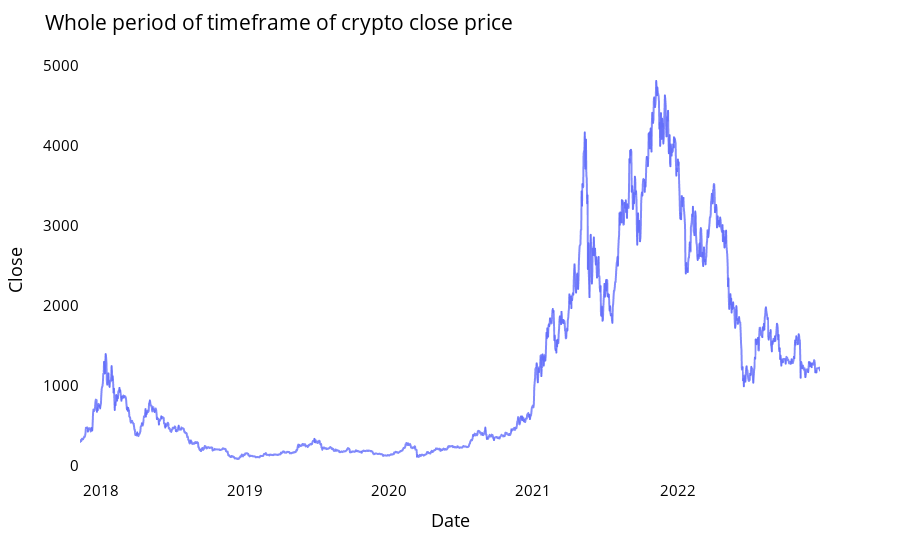

The notebook cell this image was saved under:
### Code cell
fig = px.line(closedf, x=closedf.Date, y=closedf.Close,labels={'date':'Date','close':'Close Stock'})
fig.update_traces(marker_line_width=2, opacity=0.8, marker_line_color='orange')
fig.update_layout(title_text='Whole period of timeframe of crypto close price', plot_bgcolor='white', 
                  font_size=15, font_color='black')
fig.update_xaxes(showgrid=False)
fig.update_yaxes(showgrid=False)
fig.show()

### Figure 1 — Plotly figure (JSON) as saved in the notebook; plotly's stock layout.template omitted (floating-point values rounded to 4 significant figures; data arrays with more than 128 entries replaced by an {"elided": "..."} marker saying what was removed)
{"data": [{"hovertemplate": "Date=%{x}<br>Close=%{y}<extra></extra>", "legendgroup": "", "line": {"color": "#636efa", "dash": "solid"}, "marker": {"line": {"color": "orange", "width": 2}, "symbol": "circle"}, "mode": "lines", "name": "", "opacity": 0.8, "showlegend": false, "type": "scattergl", "x": {"elided": "1876 str values"}, "xaxis": "x", "y": {"elided": "1876 float values"}, "yaxis": "y"}], "layout": {"font": {"color": "black", "size": 15}, "legend": {"tracegroupgap": 0}, "margin": {"t": 60}, "plot_bgcolor": "white", "title": {"text": "Whole period of timeframe of crypto close price"}, "xaxis": {"anchor": "y", "domain": [0, 1], "showgrid": false, "title": {"text": "Date"}}, "yaxis": {"anchor": "x", "domain": [0, 1], "showgrid": false, "title": {"text": "Close"}}}}
